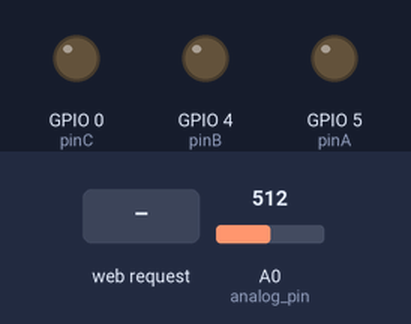
Recording of a sketch running on a simulated ESP8266 (NodeMCU). Parts: output pins drawn as LEDs (lit = HIGH). Inputs (shaded band) come from the test bench; at power-on: A0 (analog_pin) = 512. WiFi joins after 1.5 s; servers stay silent unless stated; what the sketch prints to the serial monitor is not drawn.

Above: at 2.7 s.
2.8 s: HTTP request GET /temp received
At 3.4 s:
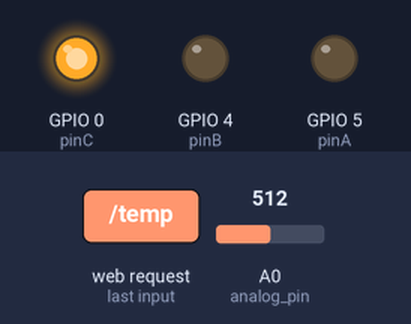
4.3 s: HTTP request GET /soil_moisture received
At 4.6 s:
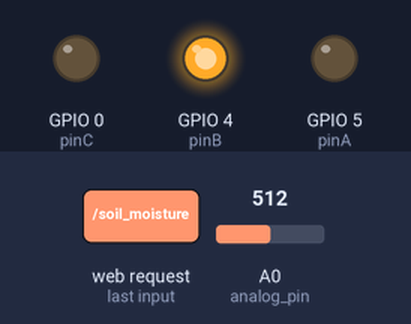
Timing chart, 0 to 7.3 s (numbered marks = the images above; inputs shaded):
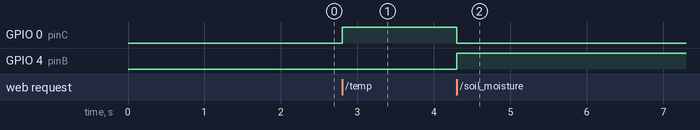

Measured:
- after the input at 2.8 s, GPIO 0 (pinC): LOW → HIGH at once
- after the input at 4.3 s, GPIO 0 (pinC): HIGH → LOW at once; GPIO 4 (pinB): LOW → HIGH at once

The sketch:

arduino_code.ino
```cpp
#include "DHT.h"
#include "ESP_MICRO.h"


#define pinA 5  //D1
#define pinB 4   //D2
#define pinC 0   //D3
#define flame 2  //D4
#define humidity 14 //D5


int flame_data = 0;
int smoke_data = 0;
int temp_data = 0;
int humidity_data = 0;
int soil_moisture_data = 0;

const int analog_pin = A0;


DHT dht(humidity, DHT11);


void setup(){

  Serial.begin(57600);

  start("USERNAME","PASSWORD");  // EnAIt will connect to your wifi with given details

  pinMode(pinA, OUTPUT);
  pinMode(pinB, OUTPUT);
  pinMode(pinC, OUTPUT);


  pinMode(flame, INPUT);

  dht.begin();


}
void loop(){
    waitUntilNewReq();  //Waits until a new request from python come


//send FLAME data
  if (getPath()=="/flame"){

    flame_data = digitalRead(flame);
    Serial.println(flame_data);
    if (flame_data == 0)
        {
          returnThisFloat(1);
        }

        else if(flame_data == 1)
        {
          returnThisFloat(0);
        }


  }


//send HUMIDITY data
else if(getPath() == "/humidity"){

  humidity_data = dht.readHumidity();
  Serial.println(humidity_data);
  returnThisFloat(humidity_data);


}


//send SMOKE data
  else if(getPath() == "/smoke"){

      digitalWrite(pinA, LOW);
      digitalWrite(pinB, LOW);
      digitalWrite(pinC, LOW);


      smoke_data = analogRead(analog_pin);
      if(smoke_data>430){
        Serial.println(1);
        returnThisFloat(1);

      }

      else{
         Serial.println(0);
        returnThisFloat(0);

      }


  }


//send TEMP data
  else if(getPath() == "/temp"){

      digitalWrite(pinA, LOW);
      digitalWrite(pinB, LOW);
      digitalWrite(pinC, HIGH);

      temp_data = (analogRead(analog_pin)*330/1024);
        Serial.println(temp_data);

      returnThisFloat(temp_data);


  }


//send SOIL_MOISTURE data
  else if(getPath() == "/soil_moisture"){

      digitalWrite(pinA, LOW);
      digitalWrite(pinB, HIGH);
      digitalWrite(pinC, LOW);

      soil_moisture_data = analogRead(analog_pin);
      Serial.println(soil_moisture_data);

      returnThisFloat(soil_moisture_data);

  }

}
```

ESP_MICRO.h
```cpp
#include <ESP8266WiFi.h>
#include <ESP8266mDNS.h>
#include <WiFiClient.h>

// OUR SERVER'S PORT, 80 FOR DEFAULT
WiFiServer server(80);
WiFiClient client;
String rule;

void start(String ssid, String pass){
  WiFi.mode(WIFI_STA);
  WiFi.begin(ssid.c_str(),pass.c_str());

  Serial.println("");
// Wait for connection
  while (WiFi.status() != WL_CONNECTED) {
    delay(500);
    Serial.print(".");
  }
  Serial.println("");
  Serial.print("Connected to ");
  Serial.println(ssid);
  Serial.print("IP address: ");
  Serial.println(WiFi.localIP());
// Setting up mDNS responder
  if (!MDNS.begin("esp8266")) {
    Serial.println("Error setting up MDNS responder!");
    while (1) {
      delay(1000);
    }
  }
  Serial.println("mDNS responder started");
// Start TCP (HTTP) server
  server.begin();
  Serial.println("TCP server started");
// Add service to MDNS-SD
  MDNS.addService("http", "tcp", 80);
}

bool isReqCame = false;

void CheckNewReq(){
  client = server.available();
  if (!client) {
    return;
  }
  Serial.println("");
  Serial.println("NEW REQUEST");
// Waiting client to connect
  while (client.connected() && !client.available()) {
    delay(1);
  }
// Read the first line of HTTP request
  String req = client.readStringUntil('\r');
  int addr_start = req.indexOf(' ');
  int addr_end = req.indexOf(' ', addr_start + 1);
  if (addr_start == -1 || addr_end == -1) {
    Serial.print("Invalid request: ");
    Serial.println(req);
    return;
  }
  req = req.substring(addr_start + 1, addr_end);
  Serial.print("Requested Path: ");
  Serial.println(req);

  rule = req;
  isReqCame = true;

  client.flush();
}
void waitUntilNewReq(){
  do {CheckNewReq();} while (!isReqCame);
  isReqCame = false;
}

void returnThisStr(String final_data){
  String s;
  //HTTP Protocol code.
  s = "HTTP/1.1 200 OK\r\nContent-Type: text/html\r\n\r\n";
  s += final_data; //Our final raw data to return
  client.print(s);
  Serial.println("Returned to client.");
}
void returnThisFloat(float final_data){
  returnThisStr(String(final_data));
}

String getPath(){
  return rule;
}
```
